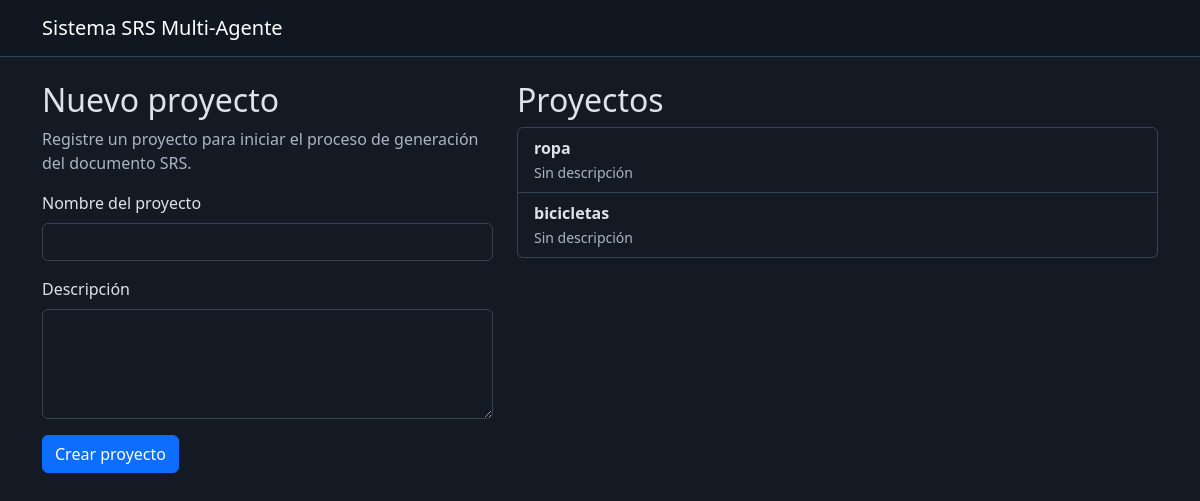
Before: / with the older database file.
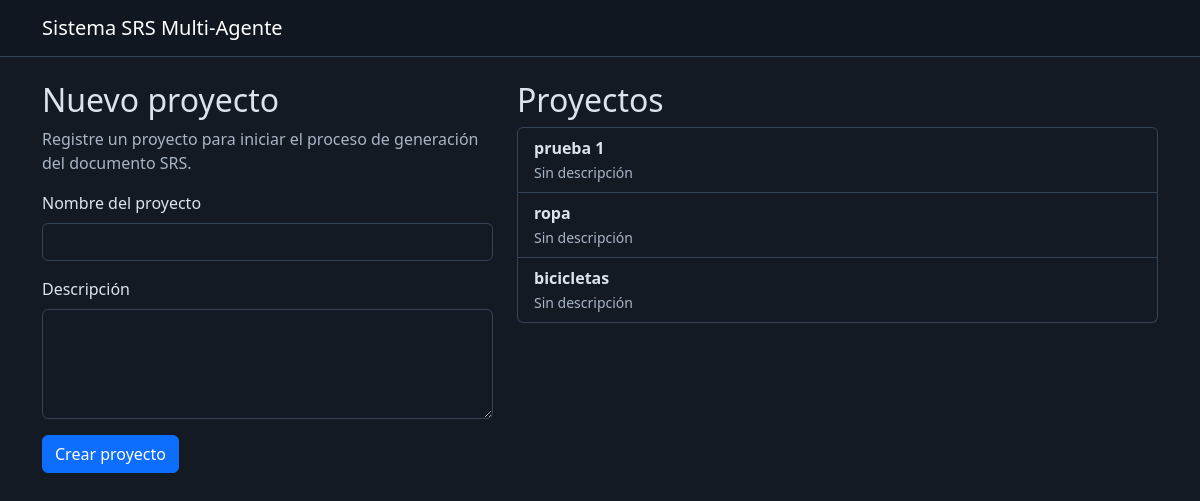
After: the same page with the newer database file.
### app/models.py (models this page shows)
class Project(db.Model):
    id = db.Column(
        db.Integer,
        primary_key=True
    )
    name = db.Column(
        db.String(150),
        nullable=False
    )
    description = db.Column(
        db.Text,
        nullable=True
    )
    created_at = db.Column(
        db.DateTime,
        default=datetime.utcnow
    )

### app/routes.py (the view)
@main.route("/")
def index():
    projects = Project.query.order_by(
        Project.created_at.desc()
    ).all()
    return render_template(
        "index.html",
        projects=projects
    )

### app/templates/index.html (shortened to what this page needs)
{% extends "base.html" %}
{% block content %}
<div class="row">
    <div class="col-md-5">
        <h2>Nuevo proyecto</h2>
        <p class="text-muted">
            Registre un proyecto para iniciar el proceso
            de generación del documento SRS.
        </p>
        <form
            method="POST"
            action="{{ url_for('main.create_project') }}"
        >
            <div class="mb-3">
                <label class="form-label">
                    Nombre del proyecto
                </label>
                <input
                    type="text"
                    name="name"
                    class="form-control"
                    required
                >
            </div>
            <div class="mb-3">
                <label class="form-label">
                    Descripción
                </label>
                <textarea
                    name="description"
                    class="form-control"
                    rows="4"
                ></textarea>
            </div>
            <button
                type="submit"
                class="btn btn-primary"
            >
                Crear proyecto
            </button>
        </form>
    </div>
    <div class="col-md-7">
        <h2>Proyectos</h2>
        {% if projects %}
            <div class="list-group">
                {% for project in projects %}
                    <a
                        href="{{ url_for('main.project_detail', project_id=project.id) }}"
                        class="list-group-item list-group-item-action"
                    >
                        <strong>
                            {{ project.name }}
                        </strong>
                        <br>
                        <small class="text-muted">
                            {{ project.description or "Sin descripción" }}
                        </small>
                    </a>
                {% endfor %}
            </div>
        {% else %}
            <div class="alert alert-secondary">
                Todavía no existen proyectos registrados.
            </div>
        {% endif %}
    </div>
</div>
{% endblock %}

Changed rows visible on the page:
added Project: name "prueba 1", description "Sin descripción"
